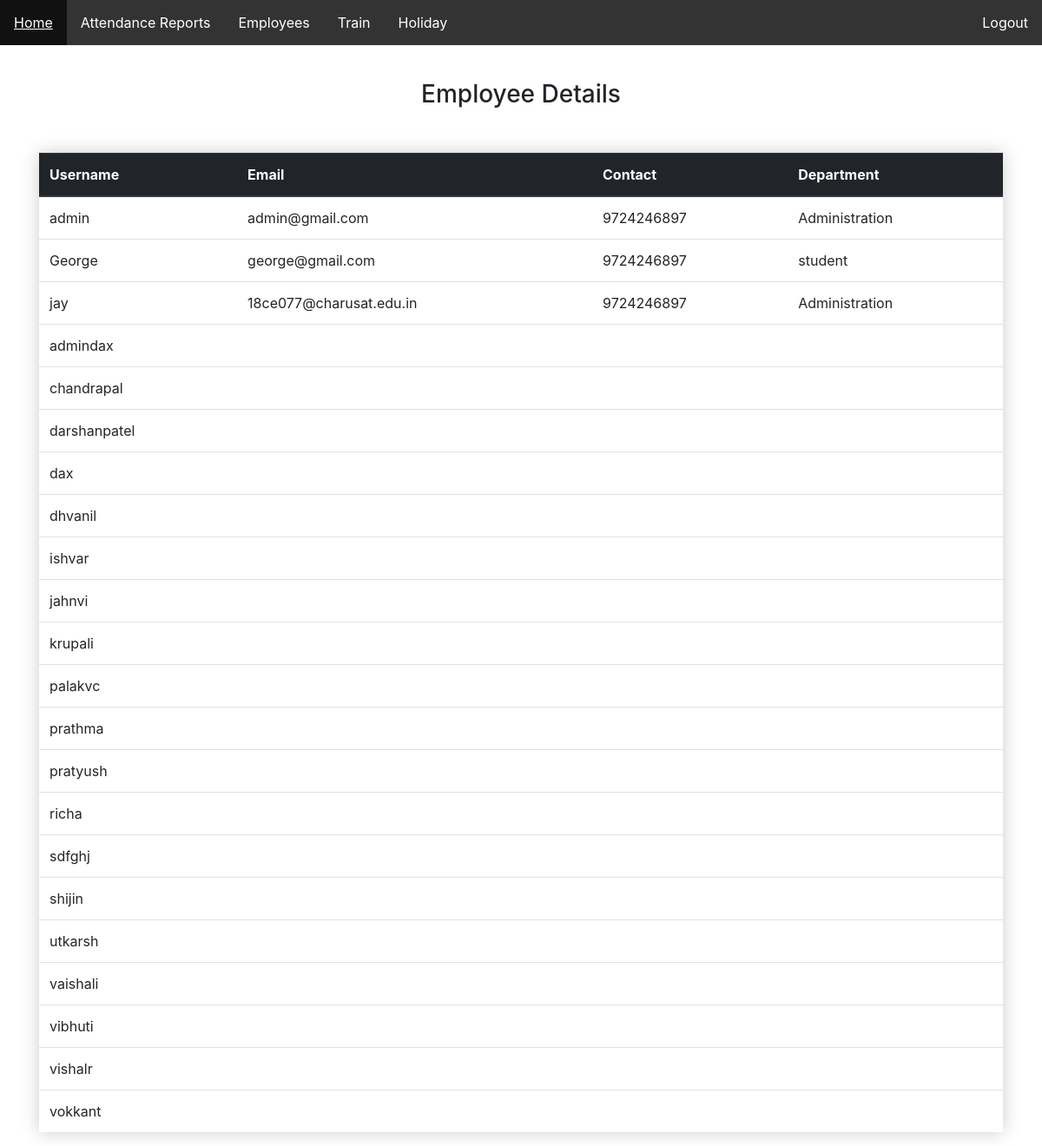
The page /view_employees (signed in) on the database its author committed.
### users/models.py (models this page shows)
class tblUserdetails(models.Model):
	user=models.ForeignKey(User,on_delete=models.CASCADE)
	email=models.CharField(max_length=120)
	contact=models.CharField(max_length=10)
	department=models.CharField(max_length=100)

### recognition/views.py (the view)
# urls.py: path('view_employees',recog_views.view_employee,name="view-employees"),
@login_required
def view_employee(request):
    userDb = tblUserdetails.objects.order_by('user') # query in user database
    userDetailsdb = User.objects.order_by('username')  # query in user_details database
    userRecordList = []
    userNameList = []
    userNameSet = {""}
    for i in userDb:
        userRecord = user(i.user, i.email, i.contact, i.department)
        userRecordList.append(userRecord)
        userName = userRecord.user
        print("in 1st:", userName)
        userNameList.append(userName)
    for i in userNameList:
        userNameSet.add(i.username)
    for i in userDetailsdb:
        if i.username in userNameSet:
            print('')
        else:
            print("not in list", i.username, userNameSet)
            userRecord = user(i.username, '', '', '')
            userRecordList.append(userRecord)
    return render(request, 'recognition/view_employees.html', {'qs': userDb, 'userRecordList': userRecordList})

### recognition/templates/recognition/view_employees.html (shortened to what this page needs)
{% load static %}
{% load crispy_forms_tags %}
<!DOCTYPE html>
<html>
<head>
  <link rel="stylesheet" href="https://maxcdn.bootstrapcdn.com/bootstrap/4.0.0/css/bootstrap.min.css"
>
</head>
<body>
  <ul class="u">
    <li class="active"><a href="{%url 'dashboard' %}" style="color: white;">Home</a></li>
    <li class="dropdown">
      <button class="dropbtn">Attendance Reports</button>
    </li>
    <li class="dropdown">
      <button class="dropbtn">Employees</button>
    <li><a href="{%url 'train' %}">Train</a></li>
    <li><a href="{%url 'holiday' %}">Holiday</a></li>
    </li>
    <li style="float:right"><a href="{% url 'logout' %}">Logout</a></li>
  </ul>
  <div
    style="margin-top:30px;margin-left: 200px;margin-right: 200px ;background-color:rgba(255, 255, 255, 0.521);padding: 10px;">
    <h3 align="center">Employee Details</h3>
  </div>
  <div class="container">
    {%if qs%}
    <table class="table" style="margin-top: 2em;box-shadow: 0px 0px 20px #ccc;">
      <thead class="thead-dark">
        <tr>
          <th scope="col">Username</th>
          <th scope="col">Email</th>
          <th scope="col">Contact</th>
          <th scope="col">Department</th>
        </tr>
      </thead>
      <tbody>
        {% for i in userRecordList %}
        <tr>
          <td>{{ i.user}}</td>
          <td>{{ i.email}}</td>
          <td>{{ i.contact}}</td>
          <td>{{ i.department}}</td>
        </tr>
        {%endfor%}
      </tbody>
      {%endif%}
    </table>
  </div>
</body>
</html>

### recognition/templates/recognition/view_employees.html (style rules this page uses)
body { background-image: linear-gradient(to bottom right, rgba(255, 255, 255, 1), rgba(255, 255, 255, 0.6)); background-size: cover; }
.u { list-style-type: none; margin: 0; padding: 0; overflow: hidden; background-color: #333; }
li { float: left; border-right: 0px solid #bbb; }
li:last-child { border-right: none; }
li a { display: block; color: white; text-align: center; padding: 14px 16px; text-decoration: none; }
.active { background-color: #4CAF50; }
.dropbtn { background-color: #333; color: white; padding: 14px 16px; font-size: 16px; border: none; cursor: pointer; }
.dropdown { position: relative; display: inline-block; }

### rows shown on the page
tblUserdetails: email "admin@gmail.com", contact "9724246897", department "Administration"
tblUserdetails: email "george@gmail.com", contact "9724246897", department "student"
tblUserdetails: email "18ce077@charusat.edu.in", contact "9724246897", department "Administration"

### other values the page prints
{{ i.user }} "admin" "George" "jay" "admindax" "chandrapal" "darshanpatel" "dax" "dhvanil" "ishvar" "jahnvi" "krupali" "palakvc" "prathma" "pratyush" "richa" "sdfghj" "shijin" "utkarsh" "vaishali" "vibhuti" "vishalr" "vokkant"
